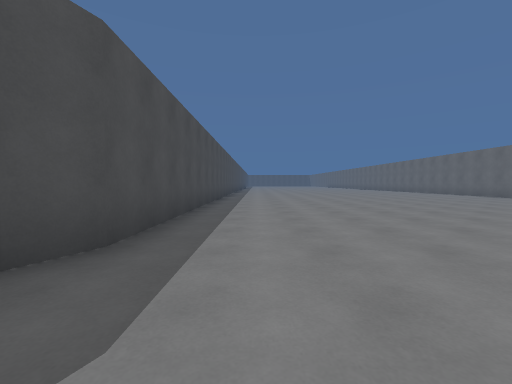
View 1 (above)

16 first-person views from a walk through a 3-D level made in the Unity game engine. The camera is 1.2 m above the floor, tilts 2° down and sees 90° across. The floor is counted in squares, 2 m on a side. Each view is taken from the middle of a square. On the plan, view 1 faces up. The plan holds only what a view shows up to about 9 squares ahead; the rest is blank. The place goes on beyond the plan. The player is left out. Surface patterns are stand-ins for the level's own textures.

View 2
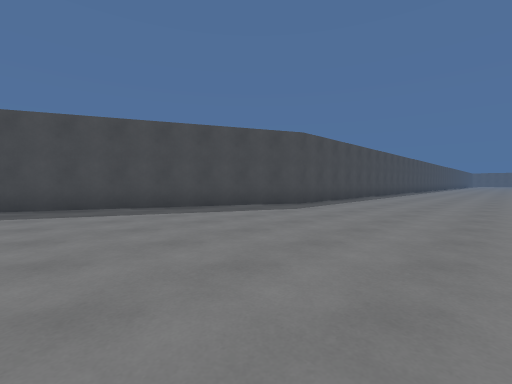

View 3
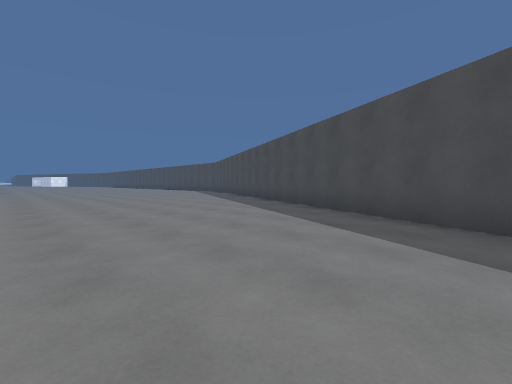

View 4
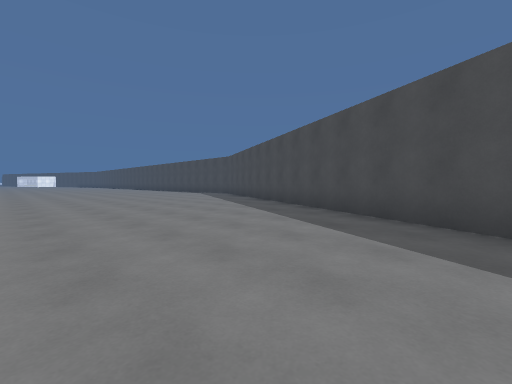

View 5
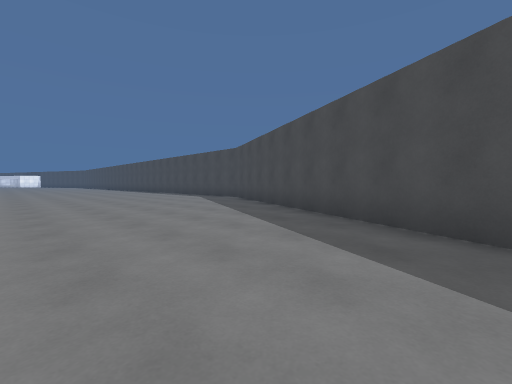

View 6
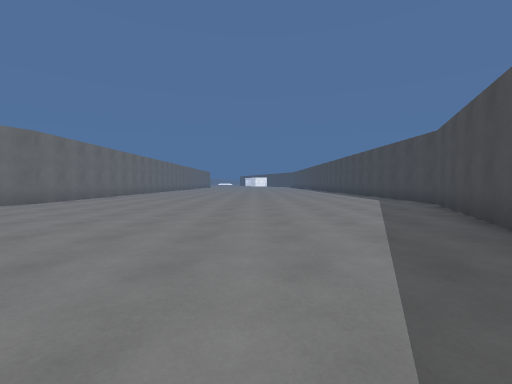

View 7
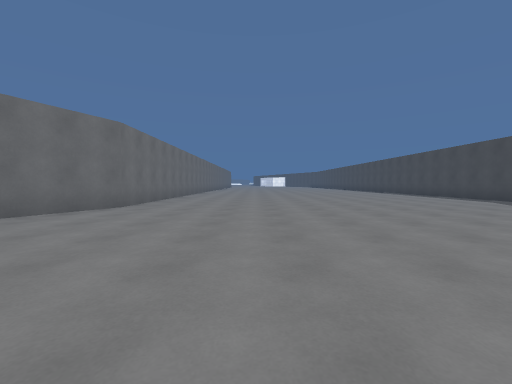

View 8
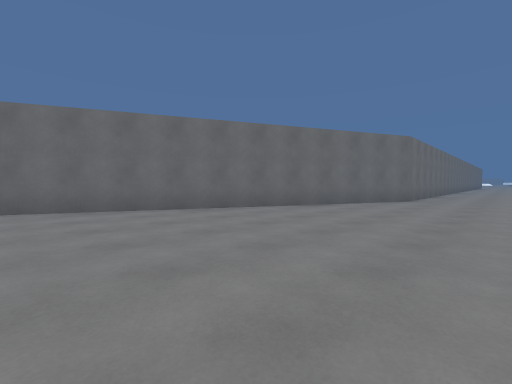

View 9
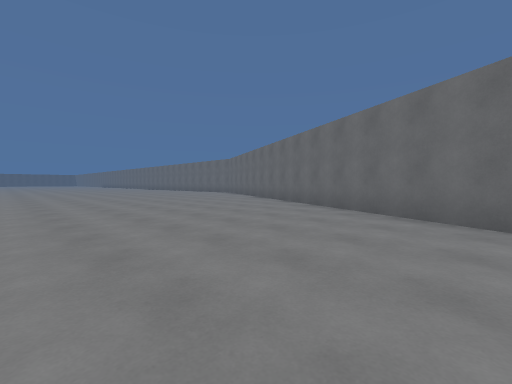

View 10
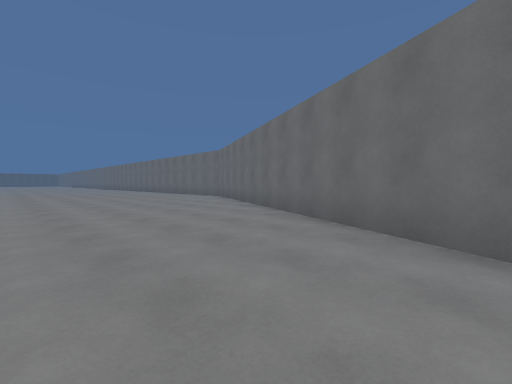

View 11
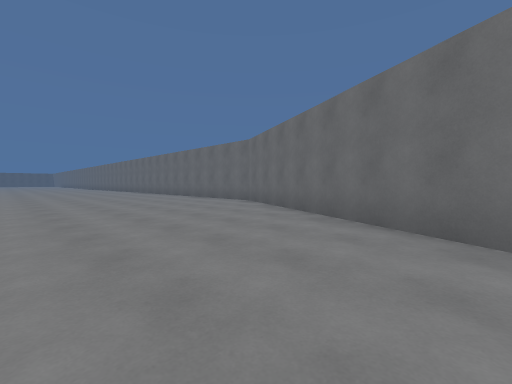

View 12
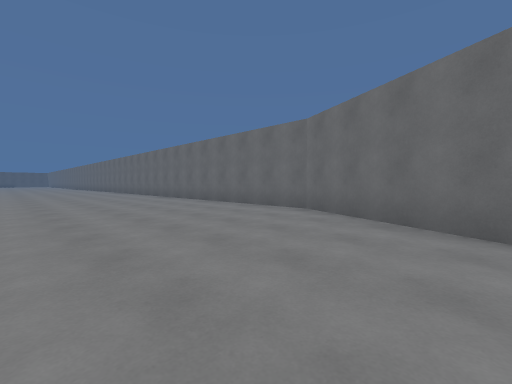

View 13
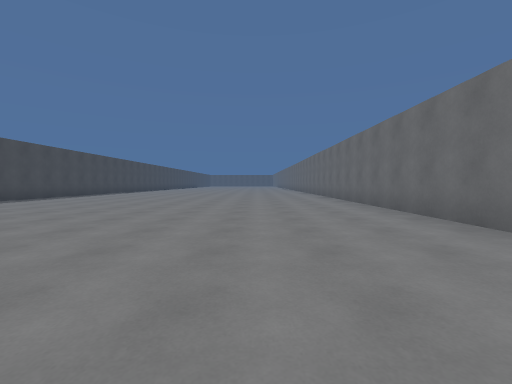

View 14
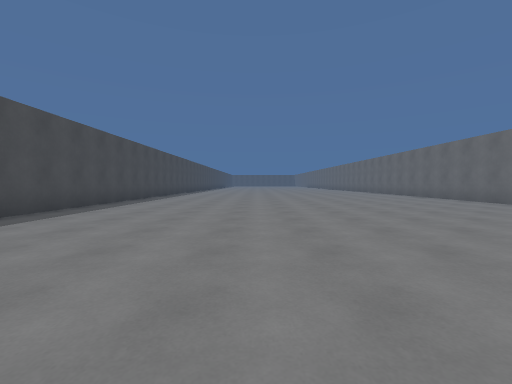

View 15
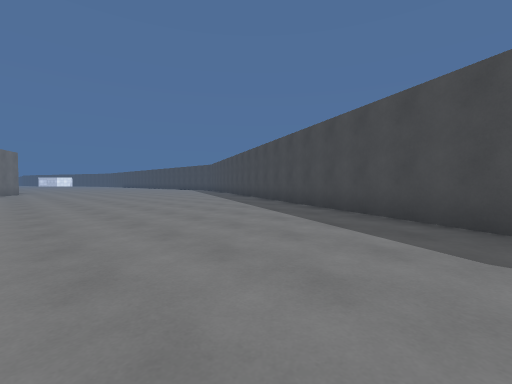

View 16
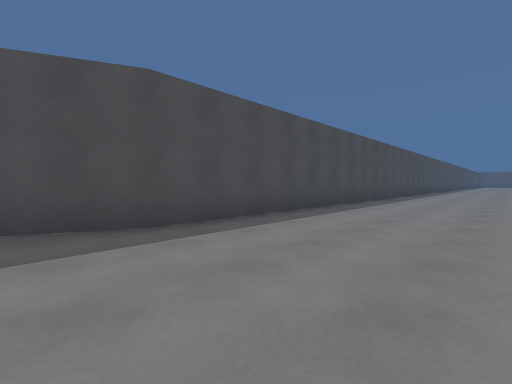

### Floor plan
Points are (right, up) in squares from view 1. A wall is a line through its corners. A room is listed if a view was taken in it or the views show most of it. See-through windows are left out.
Room 1 (views 1, 2, 3, 4, 5, 6, 7, 8, 9, 10, 11, 12, 13, 14, 15, 16)
walls: (1.3, -19) (1.3, -16.4) (10.1, 2.4) (10.1, 10); (-1.4, 10.4) (-1.4, 2.4) (-10.2, -16.4) (-10.2, -19)

Where each view was taken, in squares from view 1:
view 1: 0 up, 0 right, facing up
view 2: 4 down, 3 right, facing up-left
view 3: 1 down, 1 right, facing down-left
view 4: 5 down, 1 left, facing down-left
view 5: 8 down, 3 left, facing down-left
view 6: 9 down, 5 left, facing down
view 7: 10 down, 2 left, facing down
view 8: 7 down, 1 left, facing down-right
view 9: 10 down, 0 right, facing up-right
view 10: 7 down, 3 right, facing up-right
view 11: 4 down, 4 right, facing up-right
view 12: 1 down, 5 right, facing up-right
view 13: 1 up, 7 right, facing up
view 14: 1 up, 3 right, facing up
view 15: 1 up, 2 right, facing down-left
view 16: 1 up, 2 right, facing up-left
